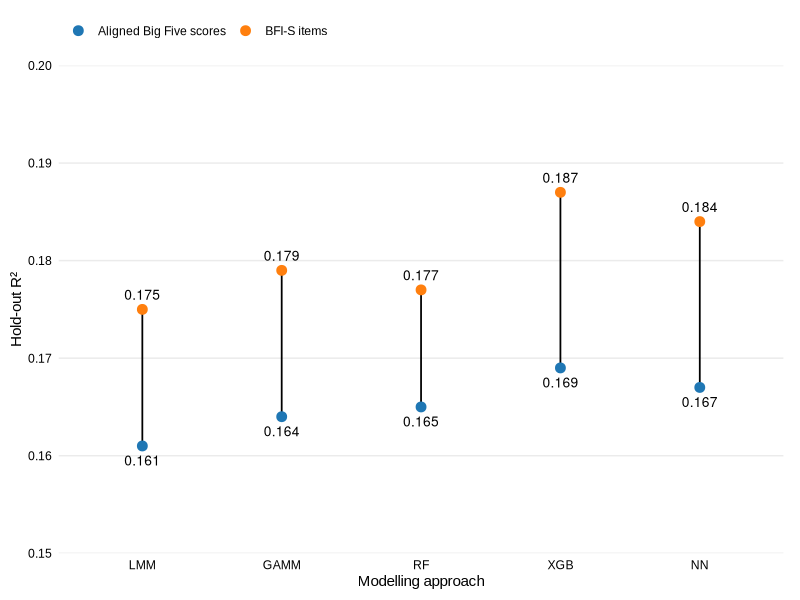
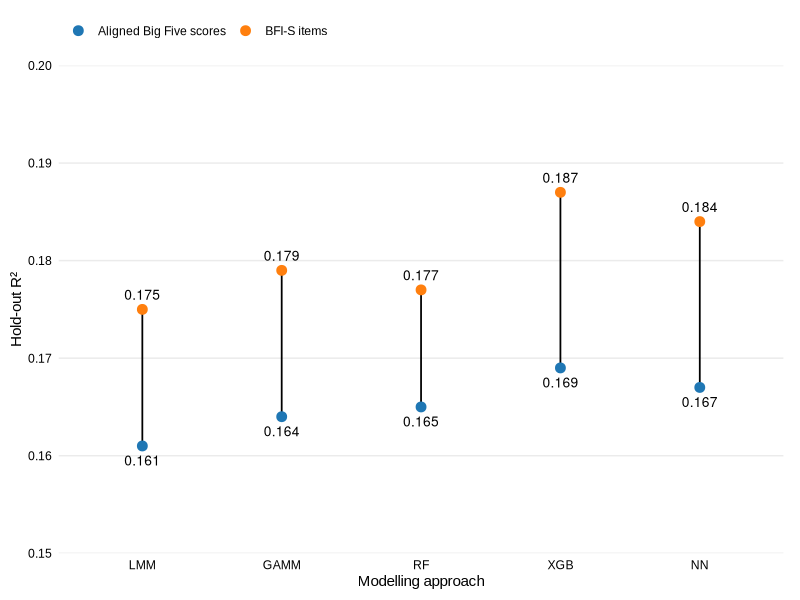

Write the R code that produced these figures, in order.
## ---- chunk 1
# load required libraries
library(tidyverse)

# trait_score holds the aligned Big Five scores, and item_level holds the BFI-S items.
holdout_r2 <- tibble(
  model = factor(
    c("LMM", "GAMM", "RF", "XGB", "NN"),
    levels = c("LMM", "GAMM", "RF", "XGB", "NN")
  ),
  trait_score = c(0.161, 0.164, 0.165, 0.169, 0.167),
  item_level = c(0.175, 0.179, 0.177, 0.187, 0.184)
)

# Each value becomes one row, so each point in the figure has its own row.
holdout_r2_long <- holdout_r2 %>%
  pivot_longer(
    cols = c(trait_score, item_level),
    names_to = "representation",
    values_to = "r2"
  ) %>%
  mutate(
    representation = factor(
      representation,
      levels = c("trait_score", "item_level"),
      labels = c("Aligned Big Five scores", "BFI-S items")
    )
  )
## ---- chunk 2
# The black line connects the two hold-out R2 values of each modelling approach.
figure_holdout_r2 <- ggplot() +
  geom_segment(
    data = holdout_r2,
    aes(
      x = model,
      xend = model,
      y = trait_score,
      yend = item_level
    ),
    colour = "black",
    linewidth = 0.6
  ) +
  # The points are the hold-out R2 values, coloured by predictor representation.
  geom_point(
    data = holdout_r2_long,
    aes(
      x = model,
      y = r2,
      colour = representation
    ),
    size = 3
  ) +
  # The aligned-score value is printed below its point.
  geom_text(
    data = holdout_r2_long %>%
      filter(representation == "Aligned Big Five scores"),
    aes(
      x = model,
      y = r2,
      label = sprintf("%.3f", r2)
    ),
    colour = "black",
    nudge_y = -0.0015,
    size = 3.5
  ) +
  # The item value is printed above its point.
  geom_text(
    data = holdout_r2_long %>%
      filter(representation == "BFI-S items"),
    aes(
      x = model,
      y = r2,
      label = sprintf("%.3f", r2)
    ),
    colour = "black",
    nudge_y = 0.0015,
    size = 3.5
  ) +
  # The aligned-score points are blue and the item points are orange.
  scale_colour_manual(
    values = c(
      "Aligned Big Five scores" = "#1F77B4",
      "BFI-S items" = "#FF7F0E"
    )
  ) +
  # The y-axis runs from 0.15 to 0.20.
  scale_y_continuous(
    limits = c(0.15, 0.20),
    breaks = seq(0.15, 0.20, by = 0.01),
    labels = scales::label_number(accuracy = 0.01),
    expand = expansion(mult = c(0, 0))
  ) +
  labs(
    x = "Modelling approach",
    y = "Hold-out R\u00B2",
    colour = NULL
  ) +
  theme_minimal(base_size = 11, base_family = "Arial") +
  theme(
    panel.grid.major.x = element_blank(),
    panel.grid.minor = element_blank(),
    axis.text = element_text(colour = "black"),
    axis.title = element_text(colour = "black", face = "plain"),
    legend.position = "top",
    legend.justification = "left",
    plot.title = element_blank(),
    plot.margin = margin(8, 12, 8, 8)
  )

# The figure is shown in the R output.
figure_holdout_r2
## ---- chunk 3
# The figure is saved as the PDF for Figure 5, Hold-Out R2 by Modelling Approach and Predictor Representation (Results section).
dir.create("figures", showWarnings = FALSE)
ggsave(
  "figures/figure_holdout_r2.pdf",
  plot = figure_holdout_r2,
  width = 19.05,
  height = 11.94,
  units = "cm",
  device = cairo_pdf
)
